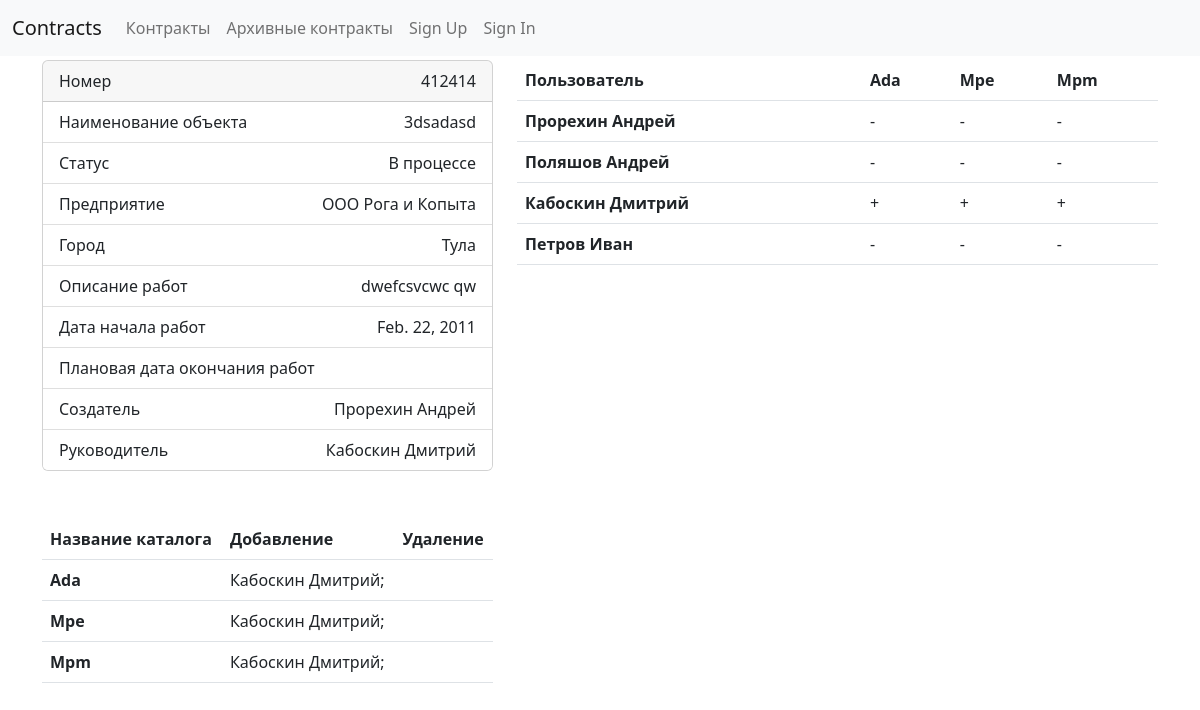
The page /contracts/5/ on the database as committed earlier.
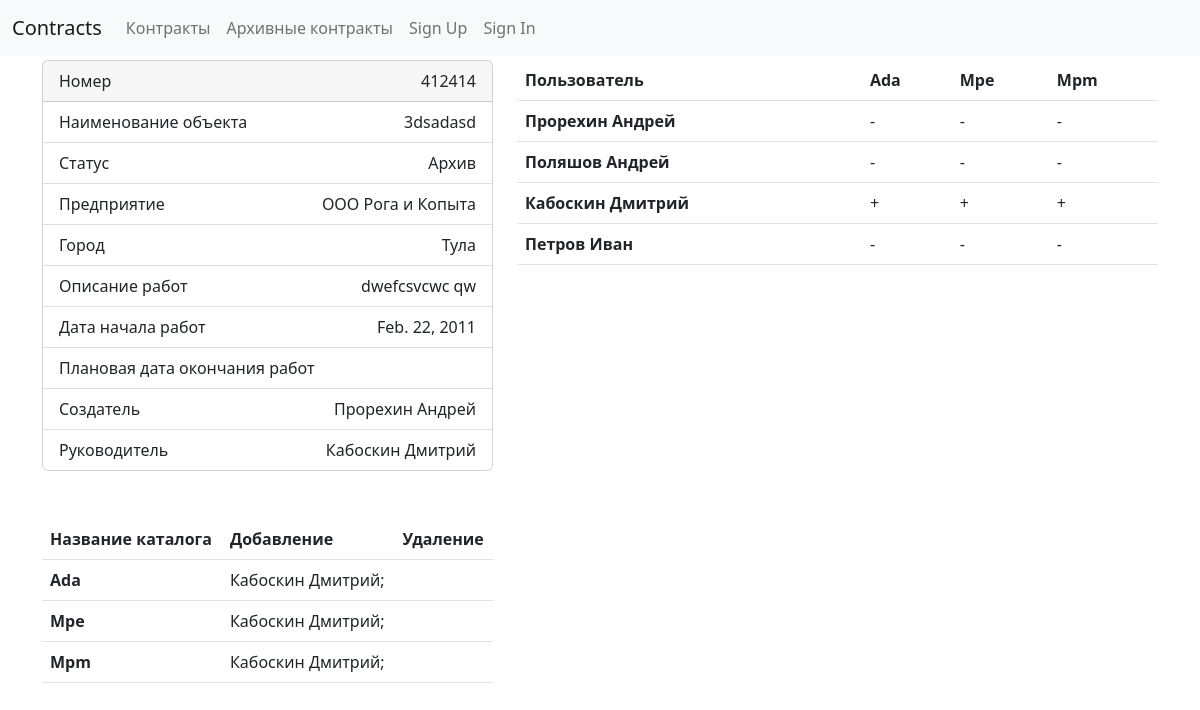
The same page on the database as committed later.
### contracts/users/models.py (models this page shows, shortened)
class Contract(models.Model):
    STATES = [
        ("in_process", "В процессе"),
        ("restored", "Восстановлен"),
        ("contract_organization", "Организация контракта"),
        ("complete", "Завершен"),
        ("arhive", "Архив"),
    ]
    number = models.BigIntegerField("Номер контракта")
    object = models.CharField("Наименование объекта", max_length=150)
    state = models.CharField(
        "Статус", max_length=50, choices=STATES, default="in_process", blank=True
    )
    company = models.ForeignKey(
        Company, on_delete=models.CASCADE, verbose_name="Предприятие", blank=True
    )
    town = models.ForeignKey(
        Town, on_delete=models.CASCADE, verbose_name="Город", blank=True
    )
    description = models.TextField("Описание работ")
    start = models.DateField("Дата начала работ", blank=True, null=True)
    end = models.DateField("Плановая дата окончания работ", blank=True, null=True)
    creator = models.ForeignKey(
        User,
        verbose_name="Создатель",
        on_delete=models.PROTECT,
        null=True,
        blank=True,
        related_name="created_contracts",
        editable=False,
    )
    gip = models.ForeignKey(
        User,
        verbose_name="Руководитель",
        on_delete=models.PROTECT,
        blank=True,
        null=True,
        related_name="gip_contracts",
    )
    users = models.ManyToManyField(
        User,
        blank=True,
        null=True,
        verbose_name="Пользователи",
        related_name="contracts",
    )
    ada = models.BooleanField(default=False)
    mpe = models.BooleanField(default=False)
    mpm = models.BooleanField(default=False)
    class Meta:
        verbose_name_plural = _("Контракты")
        verbose_name = _("Контракт")

class Company(models.Model):
    name = models.CharField("Наименование", max_length=50, unique=True)
    class Meta:
        verbose_name_plural = _("Компании")
        verbose_name = _("Компания")
    def __str__(self) -> str:
        return self.name

class Town(models.Model):
    name = models.CharField("Наименование", max_length=50, unique=True)
    class Meta:
        verbose_name_plural = _("Города")
        verbose_name = _("Город")
    def __str__(self) -> str:
        return self.name

class User(AbstractUser):
    name = models.CharField(_("Name of User"), blank=True, max_length=255)
    first_name = None  # type: ignore[assignment]
    last_name = None  # type: ignore[assignment]
    supervisor = models.BooleanField("Руководитель", default=False)
    it_staff = models.BooleanField("IT персонал", default=False)
    def __str__(self) -> str:
        return self.name or super().__str__()

### contracts/users/contract_views.py (the view)
# urls.py: path("<int:pk>/", ContractDetailView.as_view(), name="contract-detail"),
class ContractDetailView(DetailView):
    model = Contract
    def get_context_data(self, **kwargs):
        context = super(ContractDetailView, self).get_context_data(**kwargs)
        context["user_folders"] = UserContractFolders.objects.filter(
            contract=self.kwargs.get("pk")
        ).select_related("user")
        context["permission_requests"] = (
            PermissionRequest.objects.filter(contract=self.kwargs.get("pk"))
            .select_related("user", "creator")
            .order_by("-id")
        )
        return context

### contracts/users/context_processors.py (called while the page is built)
def allauth_settings(request):
    return {
        "ACCOUNT_ALLOW_REGISTRATION": settings.ACCOUNT_ALLOW_REGISTRATION,
    }

### contracts/templates/users/contract_detail.html (shortened to what this page needs)
{% extends "base.html" %}
{% load crispy_forms_tags %}
{% block content %}
<div class="row mb-5">
  <div class="col-5">
    <div class="card">
        <div class="card-header d-flex justify-content-between">
          <span>Номер</span><span>{{contract.number}}</span>
        </div>
        <ul class="list-group list-group-flush">
          <li class="list-group-item d-flex justify-content-between"><span>Наименование объекта</span><span>{{contract.object}}</span></li>
          <li class="list-group-item d-flex justify-content-between"><span>Статус</span><span>{{contract.get_state_display}}</span></li>
          <li class="list-group-item d-flex justify-content-between"><span>Предприятие</span><span>{{contract.company}}</span></li>
          <li class="list-group-item d-flex justify-content-between"><span>Город</span><span>{{contract.town}}</span></li>
          <li class="list-group-item d-flex justify-content-between"><span>Описание работ</span><span>{{contract.description}}</span></li>
          <li class="list-group-item d-flex justify-content-between"><span>Дата начала работ</span><span>{{contract.start}}</span></li>
          <li class="list-group-item d-flex justify-content-between"><span>Плановая дата окончания работ</span></li>
          <li class="list-group-item d-flex justify-content-between"><span>Создатель</span><span>{{contract.creator}}</span></li>
          <li class="list-group-item d-flex justify-content-between"><span>Руководитель</span><span>{{contract.gip}}</span></li>
        </ul>
      </div>
      <table class="table mt-5">
        <thead>
          <tr>
            <th scope="col">Название каталога</th>
            <th scope="col">Добавление</th>
            <th scope="col">Удаление</th>
          </tr>
        </thead>
        <tbody>
          {% if contract.ada %}
            <tr>
              <th scope="row">
                  Ada
              </th>
              <td>
                {% for u in user_folders %}
                  {% if u.ada %}
                    {{u.user}}{% if not forloop.last %}; {% endif %}
                  {% endif %}
                {% endfor %}
              </td>
              <td></td>
            </tr>
          {% endif %}
          {% if contract.mpe %}
            <tr>
              <th scope="row">
                  Mpe
              </th>
              <td>
                {% for u in user_folders %}
                  {% if u.mpe %}
                    {{u.user}}{% if not forloop.last %}; {% endif %}
                  {% endif %}
                {% endfor %}
            </td>
              <td></td>
            </tr>
          {% endif %}
          {% if contract.mpm %}
            <tr>
              <th scope="row">
                  Mpm
              </th>
              <td>
                {% for u in user_folders %}
                  {% if u.mpm %}
                    {{u.user}}{% if not forloop.last %}; {% endif %}
                  {% endif %}
                {% endfor %}
            </td>
            <td></td>
            </tr>
          {% endif %}
        </tbody>
      </table>
  </div>
  <div class="col-7">
    <table class="table">
        <thead>
          <tr>
            <th scope="col">Пользователь</th>
            {% if contract.ada %}<th scope="col">Ada</th>{% endif %}
            {% if contract.mpe %}<th scope="col">Mpe</th>{% endif %}
            {% if contract.mpm %}<th scope="col">Mpm</th>{% endif %}
          </tr>
        </thead>
        <tbody>
            {% for user in user_folders %}
              <tr>
                <th scope="row">
                    {{user.user}}
                </th>
                {% if contract.ada %}<td>{% if user.ada %}+{% else %}-{% endif %}</td>{% endif %}
                {% if contract.mpe %}<td>{% if user.mpe %}+{% else %}-{% endif %}</td>{% endif %}
                {% if contract.mpm %}<td>{% if user.mpm %}+{% else %}-{% endif %}</td>{% endif %}
              </tr>
            {% endfor %}
        </tbody>
    </table>
  </div>
</div>
{% endblock content %}

Rows that differ between the two databases and show on the page:
changed Contract "3dsadasd": state "В процессе" → "Архив"
